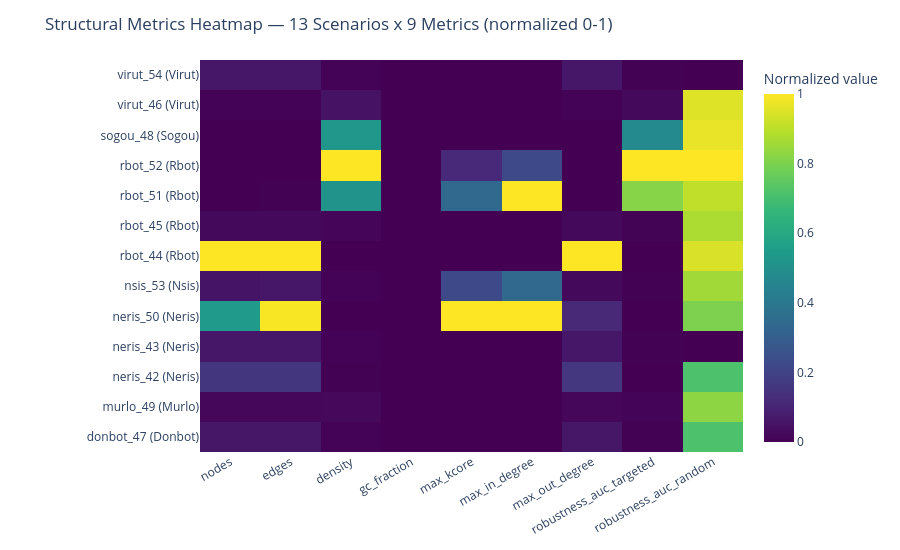

Notebook source saved alongside this figure:
### Markdown cell above
## 4. Structural Heatmap

Normalized (0-1) structural metrics across all 13 scenarios, sorted by family.
Reveals which families share structural profiles.

### Code cell
heatmap_cols = [
    "nodes",
    "edges",
    "density",
    "gc_fraction",
    "max_kcore",
    "max_in_degree",
    "max_out_degree",
    "robustness_auc_targeted",
    "robustness_auc_random",
]

hm = metrics_df[["scenario_id", "family"] + heatmap_cols].sort_values(
    ["family", "scenario_id"]
)

# Normalize each column to [0, 1]
hm_norm = hm.copy()
for col in heatmap_cols:
    col_min = hm[col].min()
    col_max = hm[col].max()
    if col_max > col_min:
        hm_norm[col] = (hm[col] - col_min) / (col_max - col_min)
    else:
        hm_norm[col] = 0.0

z = hm_norm[heatmap_cols].values
y_labels = [f"{row['scenario_id']} ({row['family']})" for _, row in hm.iterrows()]

fig = go.Figure(
    go.Heatmap(
        z=z,
        x=heatmap_cols,
        y=y_labels,
        colorscale="Viridis",
        colorbar=dict(title="Normalized value"),
        hoverongaps=False,
    )
)
fig.update_layout(
    title="Structural Metrics Heatmap — 13 Scenarios x 9 Metrics (normalized 0-1)",
    height=550,
    xaxis_tickangle=-30,
    margin=dict(l=200, r=20, t=60, b=80),
)
fig.show()

### Figure 1 — Plotly figure (JSON) as saved in the notebook; plotly's stock layout.template omitted (floating-point values rounded to 4 significant figures)
{"data": [{"colorbar": {"title": {"text": "Normalized value"}}, "colorscale": [[0, "#440154"], [0.1111, "#482878"], [0.2222, "#3e4989"], [0.3333, "#31688e"], [0.4444, "#26828e"], [0.5556, "#1f9e89"], [0.6667, "#35b779"], [0.7778, "#6ece58"], [0.8889, "#b5de2b"], [1, "#fde725"]], "hoverongaps": false, "type": "heatmap", "x": ["nodes", "edges", "density", "gc_fraction", "max_kcore", "max_in_degree", "max_out_degree", "robustness_auc_targeted", "robustness_auc_random"], "y": ["donbot_47 (Donbot)", "murlo_49 (Murlo)", "neris_42 (Neris)", "neris_43 (Neris)", "neris_50 (Neris)", "nsis_53 (Nsis)", "rbot_44 (Rbot)", "rbot_45 (Rbot)", "rbot_51 (Rbot)", "rbot_52 (Rbot)", "sogou_48 (Sogou)", "virut_46 (Virut)", "virut_54 (Virut)"], "z": [[0.0587, 0.05859, 0.005617, 0.0, 0.0, 0.0, 0.05891, 0.002625, 0.7139], [0.01819, 0.01808, 0.01859, 0.0, 0.0, 0.0, 0.01841, 0.008688, 0.8283], [0.1564, 0.1563, 0.001898, 0.0, 0.0, 0.0, 0.1566, 0.000887, 0.7133], [0.06169, 0.06159, 0.005329, 0.0, 0.0, 0.0, 0.0619, 0.002491, 4.515e-05], [0.5388, 0.9917, 0.0008517, 0.0, 1.0, 1.0, 0.1142, 0.0001411, 0.8016], [0.0545, 0.06256, 0.007027, 0.0, 0.2222, 0.3333, 0.02392, 0.002838, 0.858], [1.0, 1.0, 0.0, 0.0, 0.0, 0.0, 1.0, 0.0, 0.9444], [0.02179, 0.02168, 0.01553, 0.0, 0.0, 0.0, 0.02201, 0.007257, 0.874], [0.001198, 0.003332, 0.5131, 0.0, 0.3333, 1.0, 0.000262, 0.8182, 0.9048], [0.0, 0.0, 1.0, 0.0, 0.1111, 0.2222, 0.0, 1.0, 1.0], [0.0002246, 0.0001123, 0.5236, 0.0, 0.0, 0.0, 0.0004491, 0.4761, 0.9686], [0.006439, 0.006327, 0.05091, 0.0, 0.0, 0.0, 0.006662, 0.0238, 0.9517], [0.06293, 0.06282, 0.005218, 0.0, 0.0, 0.0, 0.06314, 0.002439, 0.0]]}], "layout": {"height": 550, "margin": {"b": 80, "l": 200, "r": 20, "t": 60}, "title": {"text": "Structural Metrics Heatmap — 13 Scenarios x 9 Metrics (normalized 0-1)"}, "xaxis": {"tickangle": -30}}}
